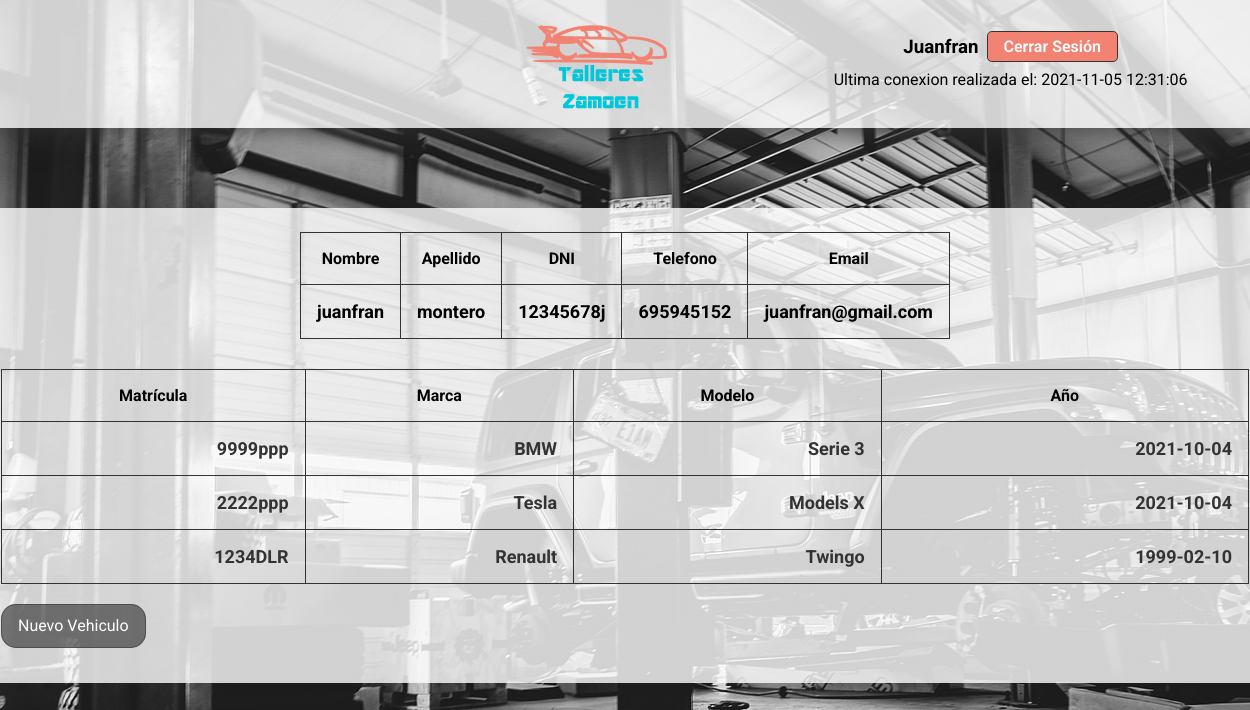
The page /Vehiculos/vehiculo.php?dni=12345678j (signed in) on the database its author committed.
### tables this page shows
CREATE TABLE `lista_usuario` (
  `id_usuario` int(11) NOT NULL,
  `nombre` varchar(20) NOT NULL,
  `apellidos` varchar(30) NOT NULL,
  `dni` varchar(9) NOT NULL,
  `telefono` int(9) NOT NULL,
  `email` varchar(40) NOT NULL,
  `contrasena` varchar(50) DEFAULT NULL,
  `id_admin` int(1) DEFAULT NULL
);

CREATE TABLE `lista_vehiculos` (
  `id_matricula` int(11) NOT NULL,
  `matricula` varchar(10) NOT NULL,
  `marca` varchar(20) NOT NULL,
  `modelo` varchar(20) NOT NULL,
  `año` date NOT NULL,
  `id_usuario` int(11) DEFAULT NULL
);

### biblioteca/funcionesZamoen.php (called while the page is built, shortened)
<?php
    function datosNombre($conn, $dni){
        $sqlName = "SELECT nombre FROM lista_usuario WHERE dni = '$dni'";
        $resultName = mysqli_query($conn, $sqlName);
        if ($resultName === false) {
            echo mysqli_error($conn);
        } else {
            $info = mysqli_fetch_array($resultName);
            $name = $info['nombre'];
            return $name;
        }
    }
?>

### Vehiculos/vehiculo.php (the view, shortened to what this page needs)
<!DOCTYPE html>
<html lang="es">
<head>
    <link rel="stylesheet" href="../styles/styleHeader.css">
    <link rel="stylesheet" href="../styles/styleVehiculo.css">
</head>
<body>
    <?php
    include "../biblioteca/funcionesZamoen.php";
    $conn = Conexion();
    $dni = $_SESSION['dni'];
    $name = datosNombre($conn, $dni);
    ?>
    <div class="outer-container">
    <header id="cabecera">
        <div class="logo">
            <a href="../Vehiculos/vehiculo.php?dni=<?php echo $_GET['dni']; ?>">
                <img id="logo-taller" src="../img/Logo-Coche.png" alt="Logo Talleres Zamoen">
            </a>
        </div>
        <div class="container-info-header">
            <div class="info-usu">
                <h3><?php echo ucfirst($name); ?></h3>
                    <a id="btn-logOut" href="../Login/logOut.php">Cerrar Sesión</a>
            </div>
            <div class="cookies">
                <p><?php echo 'Ultima conexion realizada el: '.$_COOKIE[$_SESSION['dni'].'Cookie']; ?></p>
            </div>
            </div>
        </header>
        <?php
        $dniUsu = $_GET['dni'];
        $sqlFirst =  "SELECT nombre, apellidos, dni, telefono, email
                            FROM lista_usuario
                            WHERE dni = '$dniUsu'";
        $info = mysqli_query($conn, $sqlFirst);
        if ($info === false) {
            echo mysqli_error($conn);
        } else {
        ?>
            <div class="container-form">
                <table name="infoUsuarios" id="infoUsuarios">
                    <th>Nombre</th>
                    <th>Apellido</th>
                    <th>DNI</th>
                    <th>Telefono</th>
                    <th>Email</th>
                    <tr>
                        <?php
                        foreach ($info as $valor) {
                        ?>
                            <td><?php echo $valor['nombre']; ?></td>
                            <td><?php echo $valor['apellidos']; ?></td>
                            <td><?php echo $dniUsu; ?></td>
                            <td><?php echo $valor['telefono']; ?></td>
                            <td><?php echo $valor['email']; ?></td>
                        <?php
                        }
                        ?>
                    </tr>
                </table>
            </div>
            <?php
            $sql =  "SELECT matricula, marca, modelo, año
                        FROM lista_vehiculos
                        WHERE id_usuario = (SELECT id_usuario
                                            FROM lista_usuario
                                            WHERE dni = '$dniUsu')";
            $results = mysqli_query($conn, $sql);
            if ($results === false) {
                echo mysqli_error($conn);
            } else {
            ?>
                <div class="container-view">
                    <table name="datosUsuarios" id="datosUsuarios">
                        <th>Matrícula</th>
                        <th>Marca</th>
                        <th>Modelo</th>
                        <th>Año</th>
                        <?php
                        foreach ($results as $valor) {
                        ?>
                            <tr>
                                <?php
                                foreach ($valor as $k) {
                                ?>
                                    <td><a href="../Sevicios/Servicios.php?dni=<?php echo $_GET['dni']; ?>&matricula=<?php echo ($valor["matricula"]); ?>"><?php echo $k; ?></a></td>
                                <?php
                                }
                                ?>
                            </tr>
                        <?php
                        }
                        ?>
                    </table>
                    <div class="newvh">
                        <a href="../Vehiculos/newVehiculo.php?dni=<?php echo $_GET['dni']; ?>" class="btn newvh">Nuevo Vehiculo</a>
                    </div>
            <?php
            }
        }
            ?>
                </div>
    </div>
</body>
</html>

### styles/styleHeader.css (style rules this page uses)
* { margin: 0; padding: 0; box-sizing: border-box; font-family: 'Roboto', sans-serif; }
body { background-image: url('../img/fondo-taller.jpg'); background-repeat: no-repeat; background-size: auto; }
.outer-container { width: 100vw; height: 100vh; }
#cabecera { position: fixed; top: 0; left: 0; width: 100%; height: 8rem; background-color: rgb(255, 255, 255, .8); display: flex; justify-content: space-evenly; align-items: center; box-shadow: 5px 0 30px #333; }
#logo-taller { width: 10rem; }
.vacio, .info-usu { flex-basis: 33%; }
.container-info-header { display: flex; justify-content: flex-end; align-items: center; flex-direction: column; }
.info-usu { display: flex; justify-content: flex-end; align-items: center; }
#btn-logOut, #btn-Panel { margin-left: .5rem; padding: .3rem 1rem; color: #fff; border-radius: .3rem; border: 1px solid #333; font-weight: 600; cursor: pointer; text-decoration: none; }
#btn-logOut { background-color: #F28271; }
.cookies { display: flex; flex-direction: column; font-size: 1rem; padding: .5rem; width: 100%; }
.logo { width: 20%; }

### styles/styleVehiculo.css (style rules this page uses)
* { margin: 0; padding: 0; box-sizing: border-box; font-family: 'Roboto', sans-serif; }
a { text-decoration: none; color: #333; }
.outer-container { display: flex; justify-content: flex-start; align-items: center; flex-direction: column; width: 100vw; height: 100vh; margin-top: 5rem; }
#infoUsuarios { margin-top: 8rem; width: 80rem; background-color: rgb(255, 255, 255, .8); display: flex; justify-content: center; align-items: center; border-radius: .4rem; padding: 1.5rem 1rem; border-collapse: collapse; }
.container-view { width: 80rem; height: auto; background-color: rgb(255, 255, 255, .8); padding: .4rem 1rem; }
#datosUsuarios { width: 100%; height: auto; border-collapse: collapse; }
#datosUsuarios th, #infoUsuarios th { padding: 1rem; font-size: 1rem; font-weight: bold; border: 1px solid #333; text-align: center; }
#datosUsuarios tr, #infoUsuarios tr { cursor: pointer; text-align: right; }
#datosUsuarios td, #infoUsuarios td { padding: 1rem; font-size: 1.125rem; border: 1px solid #333; font-weight: bolder; }
.btn { padding: .7rem 1rem; color: #333; font-size: 1rem; border-radius: 15px; border:none; cursor: pointer; margin-top: -2rem; margin-right: .8rem; background-color: rgba(51, 51, 51, 0.637); border: 1px solid rgba(51, 51, 51, 0.521); }
.newvh { color: white; height: 60px; margin-top: 2rem; }

### rows shown on the page
lista_usuario: nombre "Juanfran", nombre "juanfran", apellidos "montero", telefono "695945152", email "juanfran@gmail.com"
lista_vehiculos: matricula "9999ppp", marca "BMW", modelo "Serie 3", año "2021-10-04"
lista_vehiculos: matricula "2222ppp", marca "Tesla", modelo "Models X", año "2021-10-04"
lista_vehiculos: matricula "1234DLR", marca "Renault", modelo "Twingo", año "1999-02-10"

### other values the page prints
$_COOKIE[$_SESSION['dni'].'Cookie'] "2021-11-05 12:31:06"
